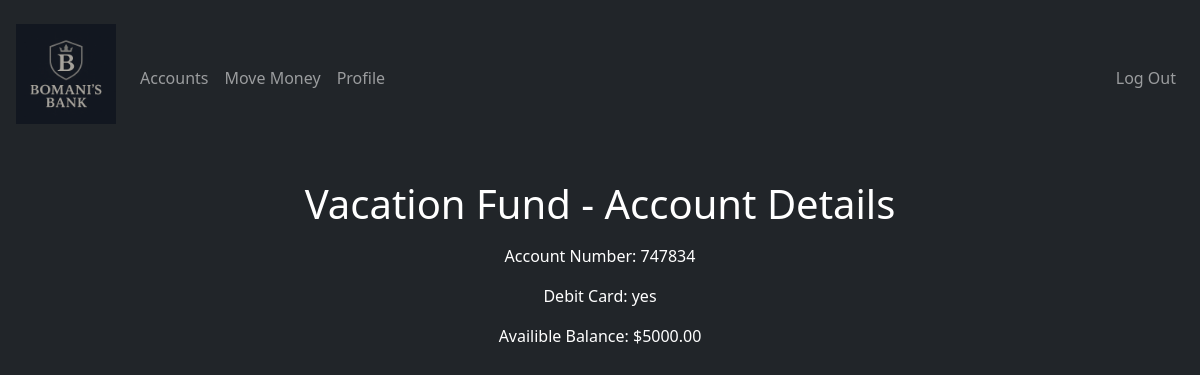
The app's page /view_account?account_id=1 (signed in) with its own data.
### tables this page shows
CREATE TABLE bank_accounts (
    id INTEGER PRIMARY KEY AUTOINCREMENT,
    user_id INTEGER NOT NULL,
    account_number TEXT UNIQUE NOT NULL,
    account_type TEXT NOT NULL CHECK(account_type IN ('checking', 'savings')),
    balance NUMERIC(15, 2) DEFAULT 0.00,
    nickname TEXT NOT NULL,
    debit_card TEXT NOT NULL,
    created_at TIMESTAMP DEFAULT CURRENT_TIMESTAMP,
    updated_at TIMESTAMP DEFAULT CURRENT_TIMESTAMP,
    FOREIGN KEY (user_id) REFERENCES users(id)
);

### app.py (the view)
@app.route("/view_account", methods=["GET", "POST"])
@login_required
def view_account():
    account_id = request.args.get("account_id")
    if not account_id:
        return redirect("/")
    try:
        bank_account = BankAccountServices.get_account_for_user(int(account_id), session["user_id"])
    except ValueError: # Ensures the account exists
        return abort(404)
    except PermissionError: # Ensure the account belongs to the logged-in user
        return abort(403)
    return render_template("view_account.html", bank_account=bank_account)

### app.py (called while the page is built)
@app.after_request
def after_request(response) -> None:
    response.headers["Cache-Control"] = "no-cache, no-store, must-revalidate"
    response.headers["Expires"] = 0
    response.headers["Pragma"] = "no-cache"
    return response

### bank_account.py (called while the page is built)
    @classmethod
    def from_row(cls, row):
        if row is None:
            return None
        return cls(
            id=row['id'] if not isinstance(row, dict) else row.get('id'),
            user_id=row['user_id'] if not isinstance(row, dict) else row.get('user_id'), # type: ignore
            account_type=row['account_type'] if not isinstance(row, dict) else row.get('account_type'), # type: ignore
            balance=row['balance'] if not isinstance(row, dict) else row.get('balance'), # type: ignore
            nickname=row['nickname'] if not isinstance(row, dict) else row.get('nickname'), # type: ignore
            debit_card=row['debit_card'] if not isinstance(row, dict) else row.get('debit_card'), # type: ignore
            account_number=row['account_number'] if not isinstance(row, dict) else row.get('account_number'),
        )

    @account_type.setter
    def account_type(self, account_type):
        if isinstance(account_type, str):
            try:
                account_type = AccountType(account_type)
            except ValueError:
                raise ValueError(f'{account_type} is not a valid account type')
        if account_type not in (AccountType.CHECKING, AccountType.SAVINGS):
            raise ValueError(f'{account_type} is not a valid account type')
        self._account_type = account_type

    @property
    def balance(self) -> float:
        return self._balance

    @balance.setter
    def balance(self, balance: float):
        if balance < 0:
            raise ValueError(f'{balance} is not a valid number')
        else:
            self._balance = balance

    @property
    def nickname(self) -> str:
        return self._nickname

    @nickname.setter
    def nickname(self, nickname: str) -> None:
        if nickname is None:
            raise ValueError('Nickname cannot be None')
        if not (1 <= len(nickname) <= 50):
            raise ValueError('Nickname must be between 1 and 50 characters long')
        if not re.match(r"^[a-zA-Z\s'-]+$", nickname):
            raise ValueError(f'{nickname} is not a Nickname')
        self._nickname = nickname

    @property
    def debit_card(self) -> str:
        return self._debit_card

### templates/view_account.html (shortened to what this page needs)
{% extends "layout.html" %}
{% block main %}
    <h1 class=" mb-3">{{ bank_account.nickname }} - Account Details</h1>
    <p>Account Number: {{ bank_account.account_number }}</p>
    <p>Debit Card: {{ bank_account.debit_card }}</p>
    <p>Availible Balance: {{ "$%.2f"|format(bank_account.balance) }}</p>
{% endblock %}

### records on screen
bank_accounts: nickname "Vacation Fund", account_number "747834", debit_card "yes", balance "$5000.00"
